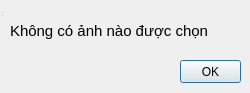
<?xml version="1.0" encoding="UTF-8"?>
<ui version="4.0">
 <class>MainWindow</class>
 <widget class="QDialog" name="MainWindow">
  <property name="geometry">
   <rect>
    <x>0</x>
    <y>0</y>
    <width>250</width>
    <height>93</height>
   </rect>
  </property>
  <property name="minimumSize">
   <size>
    <width>250</width>
    <height>93</height>
   </size>
  </property>
  <property name="maximumSize">
   <size>
    <width>250</width>
    <height>93</height>
   </size>
  </property>
  <property name="windowTitle">
   <string>Thông báo</string>
  </property>
  <widget class="QWidget" name="centralwidget" native="true">
   <property name="geometry">
    <rect>
     <x>0</x>
     <y>0</y>
     <width>251</width>
     <height>83</height>
    </rect>
   </property>
   <widget class="QLabel" name="label">
    <property name="geometry">
     <rect>
      <x>10</x>
      <y>10</y>
      <width>241</width>
      <height>41</height>
     </rect>
    </property>
    <property name="font">
     <font>
      <pointsize>11</pointsize>
     </font>
    </property>
    <property name="text">
     <string>Không có ảnh nào được chọn</string>
    </property>
   </widget>
   <widget class="QPushButton" name="confirm">
    <property name="geometry">
     <rect>
      <x>180</x>
      <y>60</y>
      <width>61</width>
      <height>23</height>
     </rect>
    </property>
    <property name="text">
     <string>OK</string>
    </property>
   </widget>
  </widget>
  <widget class="QStatusBar" name="statusbar">
   <property name="geometry">
    <rect>
     <x>0</x>
     <y>0</y>
     <width>3</width>
     <height>18</height>
    </rect>
   </property>
  </widget>
 </widget>
 <resources/>
 <connections>
  <connection>
   <sender>confirm</sender>
   <signal>clicked()</signal>
   <receiver>MainWindow</receiver>
   <slot>close()</slot>
   <hints>
    <hint type="sourcelabel">
     <x>200</x>
     <y>61</y>
    </hint>
    <hint type="destinationlabel">
     <x>124</x>
     <y>46</y>
    </hint>
   </hints>
  </connection>
 </connections>
</ui>
